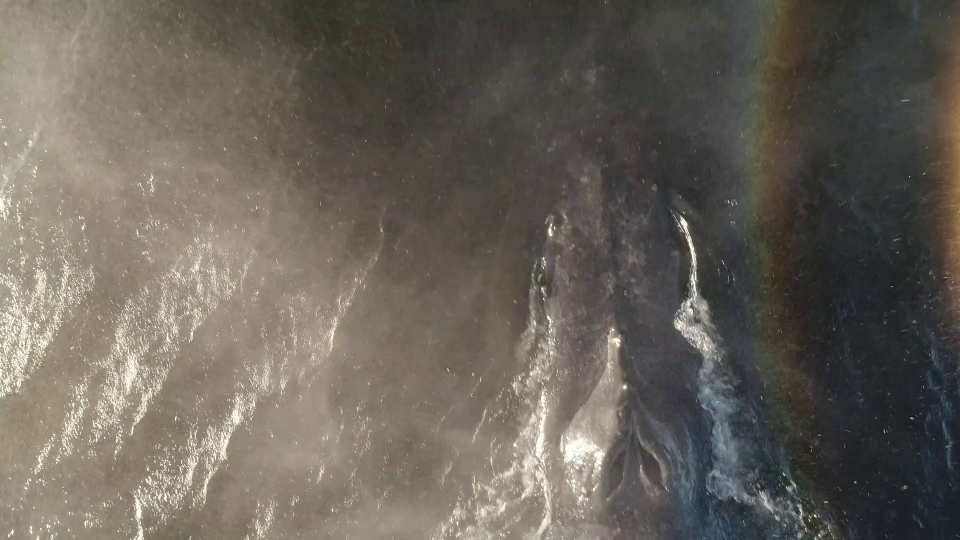
#> input picture images_to_test_with/whale1098.jpg, 1920 x 1080 px (shown at 1/2 size)
$ python makesamples.py --path images_to_test_with
#> lines starting #> are read from the running program, lines starting #| are printed output that depends on the picture
import argparse
import os
import sys
import shutil
import random
import time

#import argparser
from PIL import Image, ImageFilter

def _make_argparse():
    parser = argparse.ArgumentParser(description="For each still in a folder of stills from a movie clip (use grabimages.py),"
                                                  "make one random 75x75 (200x200 images resized) sample and save it in another folder."
                                                  "!!!You still need manual inspection that you don't have blowholes!!!")
    parser.add_argument("-p","--path",
            type=str,
            help="The folder of stills you with to convert")

    parser.add_argument("--destination",
            default="",
            type=str,
            help="The distination of the samples. If empty, use the pattern {path + '_samples'} or if path ends in '_raw', replace with '_samples'")

    return parser

def main(argv=None):
    if not argv:
        argv = _make_argparse().parse_args(sys.argv[1:])

    #print(os.path.abspath(__file__))
    # For each file
    for root, dirs, files in os.walk(argv.path):
        #print(root)
        #print(dirs)
        #print(files)

        for f in files:
            im = Image.open(os.path.join(root,f),'r')
#> im is the input picture: PIL image 1920x1080 RGB; mean R, G, B 103.9, 98.4, 89.7
            width, height = im.size
#> width = 1920; height = 1080

            #L,T,R,B
            left = random.randint(0,width-200)
#> left = 788
            top = random.randint(0,height-200)
#> top = 776
            #print(left)
            #print(top)

            tile = im.crop((left,top,left+200,top+200))
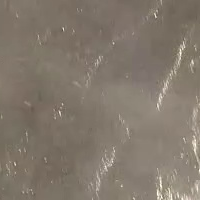
#> tile: PIL image 200x200 RGB; mean R, G, B 130.5, 120.3, 108.4
            resized_tile = tile.resize((75,75))
            basename = os.path.basename(argv.path)
            if not argv.destination:
                dest = os.path.join(os.path.split(argv.path)[0], basename + "_samples",f)
            elif not argv.destination and argv.path.endswith("_raw"):
                dest = os.path.join(os.path.split(argv.path)[0], basename[:basename.index('_raw')] + "_samples",f)
            else:
                dest = argv.destination

            try:
                os.makedirs(os.path.split(dest)[0])
            except:
                pass

            #print(dest)
            resized_tile.save(dest, format="jpeg")
    return 0


if __name__ == "__main__":
    sys.exit(main())
#> (the program exits here)

$ run again, on images_to_test_with/whale598.jpg
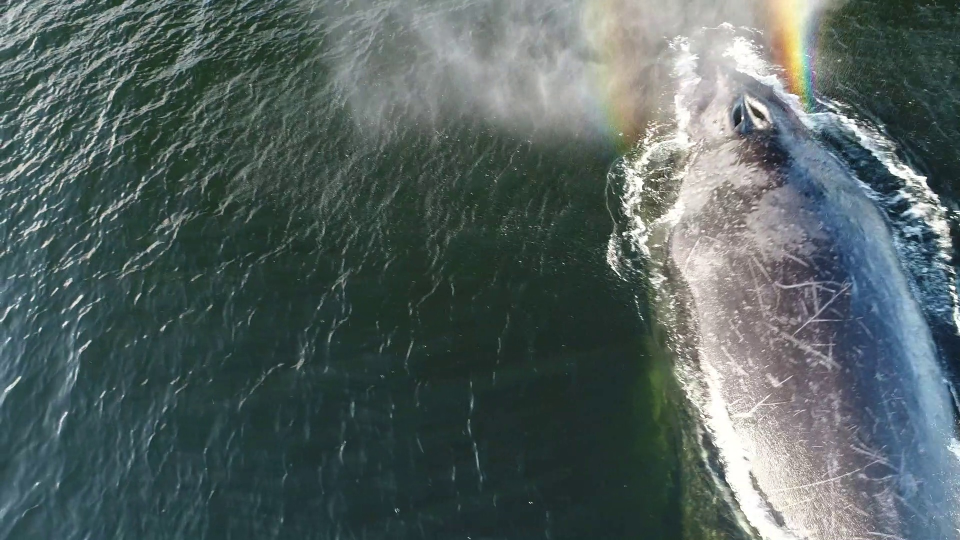
#> input picture images_to_test_with/whale598.jpg, 1920 x 1080 px (shown at 1/2 size)
#> in main, im is the input picture: PIL image 1920x1080 RGB; mean R, G, B 83.2, 97.1, 95.7
#> in main, `tile = im.crop((left,top,left+200,top+200))`:
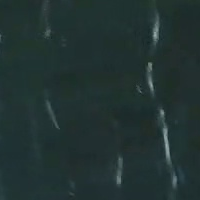
#> tile: PIL image 200x200 RGB; mean R, G, B 33.8, 50.5, 49.6
